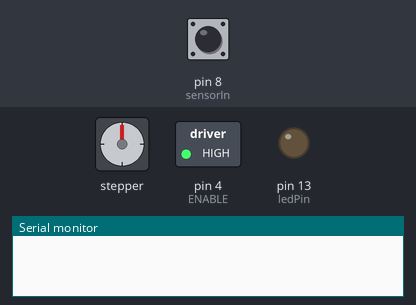
A sketch run on a simulated Arduino Uno, built with avr-gcc and run on an emulated ATmega328P. On the bench: stepper motor, switched loads named in the sketch (green lamp = pin HIGH), output pins drawn as LEDs (lit = HIGH), the last lines printed to the serial monitor. Inputs (shaded band) come from the test bench; at power-on: pin 8 (sensorIn) LOW. Stepper angles assume 3200 steps per turn.

Above: at 1.2 s.
1.3 s: pin 8 (sensorIn) driven HIGH
At 1.45 s:
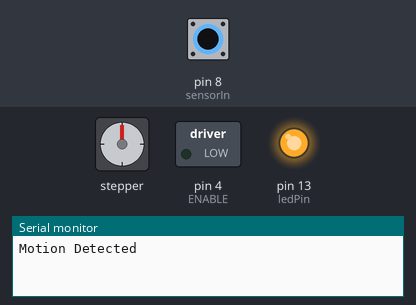
4.3 s: pin 8 (sensorIn) driven LOW
At 5.6 s:
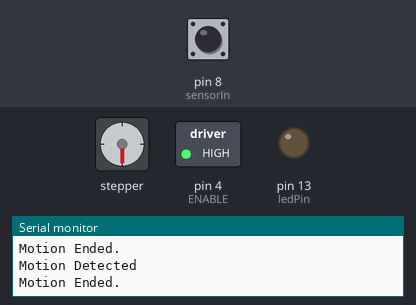
6.1 s: pin 8 (sensorIn) driven HIGH
At 6.25 s:
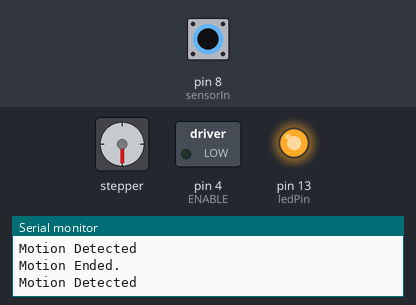
9.1 s: pin 8 (sensorIn) driven LOW
At 10.5 s:
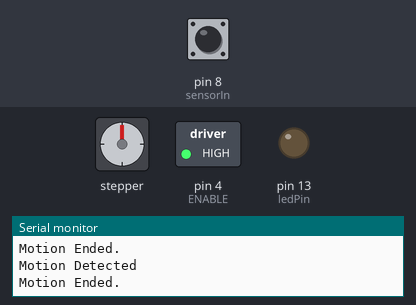
10.9 s: pin 8 (sensorIn) pulsed HIGH 2 times (0.12 s each, 0.3 s apart)
At 13.4 s:
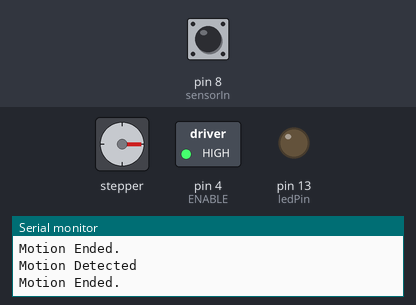
Timing chart, 0 to 14.9 s (numbered marks = the images above; inputs shaded):
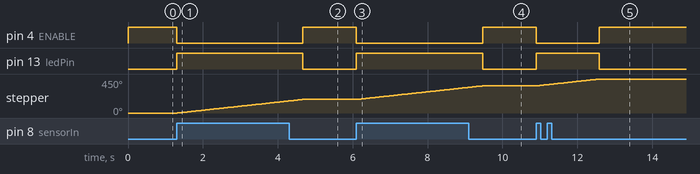

The sketch:

uno_dolly.ino
```cpp
#include <Arduino.h>
#include "A4988.h"

// change this to the number of steps on your motor
#define MOTOR_STEPS 200
#define RPM 10
#define MICROSTEPS 16
// configure the pins connected for motor
#define DIR 2
#define STEP 3
#define ENABLE 4
#define MS1 5
#define MS2 6
#define MS3 7
// configure sensor pins
int ledPin = 13; // choose the pin for the LED
int sensorIn = 8; // choose the input pin (for PIR sensor)
int pirState = LOW; // we start, assuming no motion detected
int val = 0; // variable for reading the pin status


A4988 stepper1(MOTOR_STEPS, DIR, STEP,MS1,MS2,MS3);


// the previous reading from the analog input
void setup() {
  Serial.begin(9600);

  //sensor set up
  pinMode(sensorIn, INPUT);
  pinMode(ledPin,OUTPUT);
  //motor set up
  pinMode(ENABLE,OUTPUT);
  digitalWrite(ENABLE,HIGH); // disable powering of controller
  stepper1.begin(RPM,MICROSTEPS); // RPM, 1R travel 18 inch
}

void runMotor(){
  unsigned wait_time_micros = stepper1.nextAction();
  if (wait_time_micros <=0){
    stepper1.disable();
    digitalWrite(ENABLE,LOW);
    stepper1.startRotate(90);
  }
}
void loop() {

  val = digitalRead(sensorIn);
  if (val == HIGH && stepper1.nextAction() <= 0){
    digitalWrite(ledPin,HIGH);
    if (pirState == LOW) {
      Serial.println("Motion Detected");
      pirState = HIGH;
      runMotor();

    }
  }else if (stepper1.nextAction() <= 0){
      digitalWrite(ledPin,LOW);
      if (pirState == HIGH) {
        Serial.println("Motion Ended.");
        pirState = LOW;
        stepper1.disable();
        digitalWrite(ENABLE,HIGH);
      }
  }
}

/*
  unsigned wait_time_micros = stepper1.nextAction();
  if (wait_time_micros <=0){
    stepper1.disable();
    digitalWrite(ENABLE,HIGH);
    delay(2000);
    digitalWrite(ENABLE,LOW);
    stepper1.startRotate(90);
  }
  */
```

Measured:
- after the input at 1.3 s, pin 4 (ENABLE): HIGH → LOW at once; pin 13 (ledPin): LOW → HIGH at once; stepper: keeps turning clockwise at about 54°/s, starting at once
- after the input at 4.3 s, pin 4 (ENABLE): LOW → HIGH after 0.37 s; pin 13 (ledPin): HIGH → LOW after 0.37 s
- after the input at 6.1 s, pin 4 (ENABLE): HIGH → LOW at once; pin 13 (ledPin): LOW → HIGH at once; stepper: keeps turning clockwise at about 54°/s, starting at once
- after the input at 9.1 s, pin 4 (ENABLE): LOW → HIGH after 0.37 s; pin 13 (ledPin): HIGH → LOW after 0.37 s
- after the input at 10.9 s, pin 4 (ENABLE): HIGH → LOW at once, → HIGH 1.7 s later; pin 13 (ledPin): LOW → HIGH at once, → LOW 1.7 s later; stepper: turns 90° clockwise in 1.7 s, starting at once
